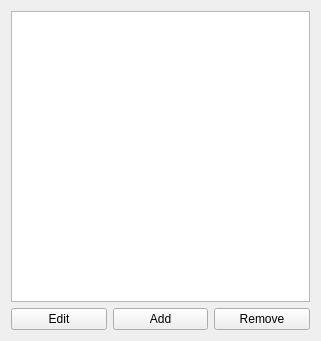
     <widget class="QWidget" name="gridLayoutWidget_3">
      <property name="geometry">
       <rect>
        <x>639</x>
        <y>10</y>
        <width>321</width>
        <height>341</height>
       </rect>
      </property>
      <layout class="QGridLayout" name="gridLayout_4">
       <item row="2" column="1">
        <widget class="QPushButton" name="recipeEditButton">
         <property name="toolTip">
          <string>&lt;html&gt;&lt;head/&gt;&lt;body&gt;&lt;p&gt;Lets you edit a custom recipe you've already added.&lt;/p&gt;&lt;/body&gt;&lt;/html&gt;</string>
         </property>
         <property name="text">
          <string>Edit</string>
         </property>
        </widget>
       </item>
       <item row="2" column="2">
        <widget class="QPushButton" name="recipeAddButton">
         <property name="toolTip">
          <string>&lt;html&gt;&lt;head/&gt;&lt;body&gt;&lt;p&gt;Adds your new custom recipe to the list!&lt;/p&gt;&lt;/body&gt;&lt;/html&gt;</string>
         </property>
         <property name="text">
          <string>Add</string>
         </property>
        </widget>
       </item>
       <item row="2" column="3">
        <widget class="QPushButton" name="recipeRemoveButton">
         <property name="toolTip">
          <string>&lt;html&gt;&lt;head/&gt;&lt;body&gt;&lt;p&gt;Deletes a recipe from the list. &lt;span style=&quot; font-weight:700;&quot;&gt;Cannot be undone!&lt;/span&gt;&lt;/p&gt;&lt;/body&gt;&lt;/html&gt;</string>
         </property>
         <property name="text">
          <string>Remove</string>
         </property>
        </widget>
       </item>
       <item row="1" column="1" colspan="3">
        <widget class="QListWidget" name="recipeList">
         <property name="toolTip">
          <string>&lt;html&gt;&lt;head/&gt;&lt;body&gt;&lt;p&gt;The list of all recipes that will be generated when you press Generate Pack.&lt;/p&gt;&lt;/body&gt;&lt;/html&gt;</string>
         </property>
        </widget>
       </item>
      </layout>
     </widget>
